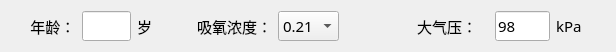
   <widget class="QWidget" name="layoutWidget">
    <property name="geometry">
     <rect>
      <x>31</x>
      <y>11</y>
      <width>616</width>
      <height>31</height>
     </rect>
    </property>
    <property name="font">
     <font>
      <family>黑体</family>
      <pointsize>11</pointsize>
     </font>
    </property>
    <layout class="QHBoxLayout" name="horizontalLayout_4">
     <item>
      <layout class="QHBoxLayout" name="horizontalLayout">
       <item>
        <widget class="QLabel" name="label">
         <property name="font">
          <font>
           <family>宋体</family>
           <pointsize>11</pointsize>
          </font>
         </property>
         <property name="text">
          <string>     年龄：</string>
         </property>
         <property name="buddy">
          <cstring>year</cstring>
         </property>
        </widget>
       </item>
       <item>
        <widget class="QLineEdit" name="year">
         <property name="font">
          <font>
           <family>宋体</family>
           <pointsize>11</pointsize>
          </font>
         </property>
        </widget>
       </item>
       <item>
        <widget class="QLabel" name="label_42">
         <property name="font">
          <font>
           <family>宋体</family>
           <pointsize>11</pointsize>
          </font>
         </property>
         <property name="text">
          <string>岁          </string>
         </property>
        </widget>
       </item>
      </layout>
     </item>
     <item>
      <layout class="QHBoxLayout" name="horizontalLayout_3">
       <item>
        <widget class="QLabel" name="label_23">
         <property name="font">
          <font>
           <family>宋体</family>
           <pointsize>11</pointsize>
          </font>
         </property>
         <property name="text">
          <string>吸氧浓度：</string>
         </property>
        </widget>
       </item>
       <item>
        <widget class="QComboBox" name="oxygen">
         <property name="font">
          <font>
           <family>宋体</family>
           <pointsize>11</pointsize>
          </font>
         </property>
         <item>
          <property name="text">
           <string>0.21</string>
          </property>
         </item>
         <item>
          <property name="text">
           <string>0.22</string>
          </property>
         </item>
         <item>
          <property name="text">
           <string>0.24</string>
          </property>
         </item>
         <item>
          <property name="text">
           <string>0.26</string>
          </property>
         </item>
         <item>
          <property name="text">
           <string>0.28</string>
          </property>
         </item>
         <item>
          <property name="text">
           <string>0.30</string>
          </property>
         </item>
         <item>
          <property name="text">
           <string>0.32</string>
          </property>
         </item>
         <item>
          <property name="text">
           <string>0.36</string>
          </property>
         </item>
         <item>
          <property name="text">
           <string>0.40</string>
          </property>
         </item>
         <item>
          <property name="text">
           <string>0.44</string>
          </property>
         </item>
         <item>
          <property name="text">
           <string>0.48</string>
          </property>
         </item>
         <item>
          <property name="text">
           <string>0.54</string>
          </property>
         </item>
         <item>
          <property name="text">
           <string>0.58</string>
          </property>
         </item>
         <item>
          <property name="text">
           <string>0.62</string>
          </property>
         </item>
         <item>
          <property name="text">
           <string>0.66</string>
          </property>
         </item>
         <item>
          <property name="text">
           <string>1.0</string>
          </property>
         </item>
        </widget>
       </item>
       <item>
        <spacer name="horizontalSpacer_2">
         <property name="font">
          <font>
           <family>黑体</family>
           <pointsize>11</pointsize>
          </font>
         </property>
         <property name="orientation">
          <enum>Qt::Horizontal</enum>
         </property>
         <property name="sizeHint" stdset="0">
          <size>
           <width>200</width>
           <height>20</height>
          </size>
         </property>
        </spacer>
       </item>
      </layout>
     </item>
     <item>
      <layout class="QHBoxLayout" name="horizontalLayout_2">
       <item>
        <widget class="QLabel" name="label_2">
         <property name="font">
          <font>
           <family>宋体</family>
           <pointsize>11</pointsize>
          </font>
         </property>
         <property name="text">
          <string>大气压：   </string>
         </property>
         <property name="buddy">
          <cstring>pa</cstring>
         </property>
        </widget>
       </item>
       <item>
        <widget class="QLineEdit" name="pa">
         <property name="font">
          <font>
           <family>宋体</family>
           <pointsize>11</pointsize>
          </font>
         </property>
         <property name="text">
          <string>98</string>
         </property>
        </widget>
       </item>
       <item>
        <widget class="QLabel" name="label_43">
         <property name="font">
          <font>
           <family>宋体</family>
           <pointsize>11</pointsize>
          </font>
         </property>
         <property name="text">
          <string>kPa      </string>
         </property>
        </widget>
       </item>
       <item>
        <spacer name="horizontalSpacer_3">
         <property name="font">
          <font>
           <family>黑体</family>
           <pointsize>11</pointsize>
          </font>
         </property>
         <property name="orientation">
          <enum>Qt::Horizontal</enum>
         </property>
         <property name="sizeHint" stdset="0">
          <size>
           <width>40</width>
           <height>20</height>
          </size>
         </property>
        </spacer>
       </item>
      </layout>
     </item>
    </layout>
   </widget>
